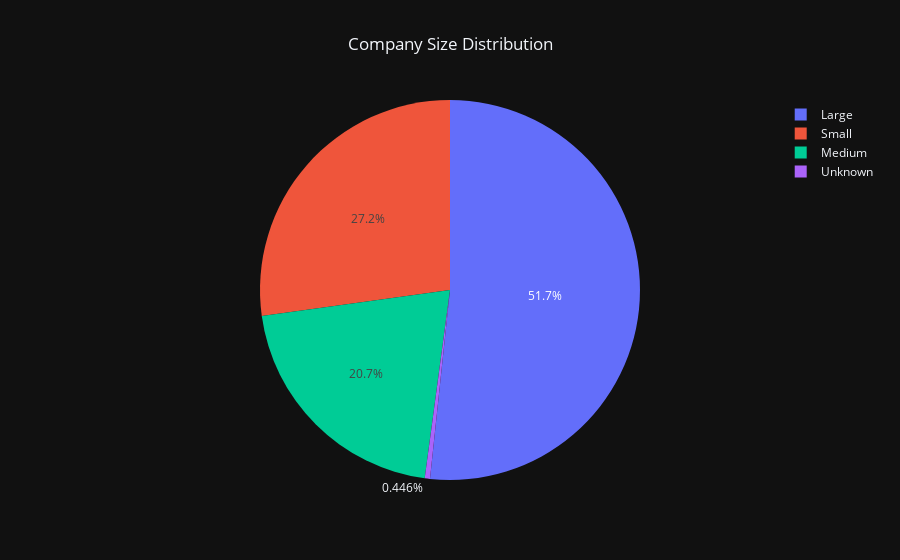

This figure's notebook cell:
### Code cell
fig = px.pie(roles_by_company_size, values='num_of_job_posting', names="company_size_category", template=PLOTLY_THEME,title="Company Size Distribution")
fig.update_layout(title_x = 0.5)
fig.show()

### Figure 1 — Plotly figure (JSON) as saved in the notebook; plotly's stock layout.template omitted (floating-point values rounded to 4 significant figures)
{"data": [{"domain": {"x": [0, 1], "y": [0, 1]}, "hovertemplate": "company_size_category=%{label}<br>num_of_job_posting=%{value}<extra></extra>", "labels": ["Large", "Medium", "Small", "Unknown"], "legendgroup": "", "name": "", "showlegend": true, "type": "pie", "values": [1738, 696, 914, 15]}], "layout": {"legend": {"tracegroupgap": 0}, "title": {"text": "Company Size Distribution", "x": 0.5}}}
